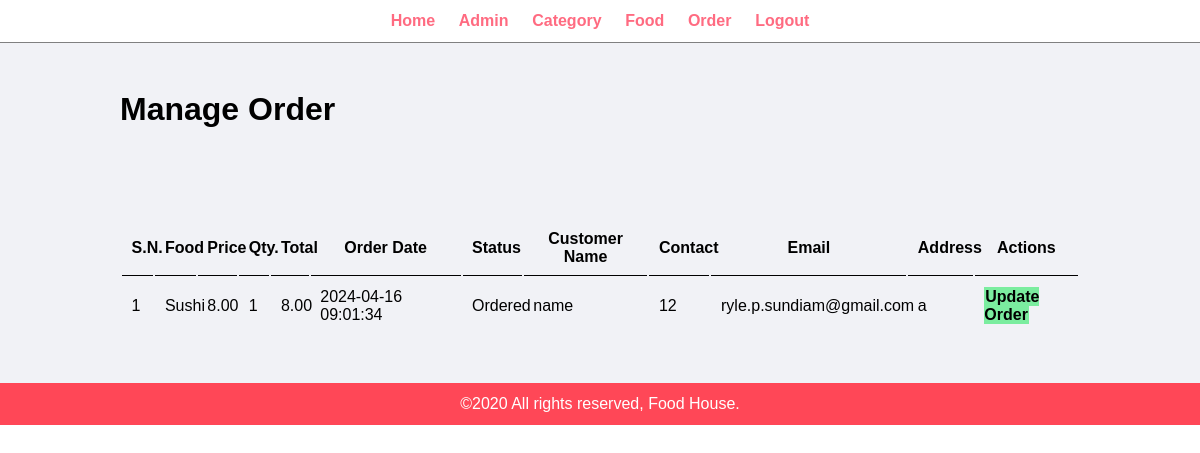
Page /admin/manage-order.php (signed in) on the committed database.
### tables this page shows
CREATE TABLE `tbl_order` (
  `Id` int(10) UNSIGNED NOT NULL,
  `food` varchar(150) NOT NULL,
  `price` decimal(10,2) NOT NULL,
  `qty` int(11) NOT NULL,
  `total` decimal(10,2) NOT NULL,
  `order_date` datetime NOT NULL,
  `status` varchar(50) NOT NULL,
  `customer_name` varchar(100) NOT NULL,
  `customer_contact` varchar(20) NOT NULL,
  `customer_email` varchar(100) NOT NULL,
  `customer_Address` varchar(255) NOT NULL
);

### admin/manage-order.php (the view, shortened to what this page needs)
<?php include('partials/menu.php'); ?>
<div class="main-content">
    <div class="wrapper">
        <h1>Manage Order</h1>
                <br /><br /><br />
                <br><br>
                <table class="tbl-full">
                    <tr>
                        <th>S.N.</th>
                        <th>Food</th>
                        <th>Price</th>
                        <th>Qty.</th>
                        <th>Total</th>
                        <th>Order Date</th>
                        <th>Status</th>
                        <th>Customer Name</th>
                        <th>Contact</th>
                        <th>Email</th>
                        <th>Address</th>
                        <th>Actions</th>
                    </tr>
                    <?php
                        $sql = "SELECT * FROM tbl_order ORDER BY Id DESC";
                        $res = mysqli_query($conn, $sql);
                        $count = mysqli_num_rows($res);
                        $sn = 1;
                        if($count>0)
                        {
                            while($row=mysqli_fetch_assoc($res))
                            {
                                $Id = $row['Id'];
                                $food = $row['food'];
                                $price = $row['price'];
                                $qty = $row['qty'];
                                $total = $row['total'];
                                $order_date = $row['order_date'];
                                $status = $row['status'];
                                $customer_name = $row['customer_name'];
                                $customer_contact = $row['customer_contact'];
                                $customer_email = $row['customer_email'];
                                $customer_Address = $row['customer_Address'];
                                ?>
                                    <tr>
                                        <td><?php echo $sn++; ?></td>
                                        <td><?php echo $food; ?></td>
                                        <td><?php echo $price; ?></td>
                                        <td><?php echo $qty; ?></td>
                                        <td><?php echo $total; ?></td>
                                        <td><?php echo $order_date; ?></td>
                                        <td>
                                            <?php
                                                if($status=="Ordered")
                                                {
                                                    echo "<label>$status</label>";
                                                }
                                                elseif($status=="On Delivery")
                                                {
                                                    echo "<label style='color: orange;'>$status</label>";
                                                }
                                                elseif($status=="Delivered")
                                                {
                                                    echo "<label style='color: green;'>$status</label>";
                                                }
                                                elseif($status=="Cancelled")
                                                {
                                                    echo "<label style='color: red;'>$status</label>";
                                                }
                                            ?>
                                        </td>
                                        <td><?php echo $customer_name; ?></td>
                                        <td><?php echo $customer_contact; ?></td>
                                        <td><?php echo $customer_email; ?></td>
                                        <td><?php echo $customer_Address; ?></td>
                                        <td>
                                            <a href="<?php echo SITEURL; ?>admin/update-order.php?id=<?php echo $Id; ?>" class="btn-secondary">Update Order</a>
                                        </td>
                                    </tr>
                                <?php
                            }
                        }
                        else
                        {
                            echo "<tr><td colspan='12' class='error'>Orders not Available</td></tr>";
                        }
                    ?>
                </table>
    </div>
</div>
<?php include('partials/footer.php'); ?>

### css/admin.css (style rules this page uses)
* { margin: 0; padding: 0; font-family: Arial, Helvetica, sans-serif; }
.wrapper { padding: 1%; width: 80%; margin: 0 auto; }
.tbl-full { width: 100%; }
table tr th { border-bottom: 1px solid black; padding: 1%; text-emphasis: left; }
table tr td { padding: 1%; }
.btn-secondary { background-color: #7bed9f; padding: 1%; color: black; text-decoration: none; font-weight: bold; }
.main-content { background-color: #f1f2f6; padding: 3% 0; }

### rows in the picture
tbl_order: food "Sushi", price "8.00", qty "1", total "8.00", order_date "2024-04-16 09:01:34", status "Ordered", customer_name "name", customer_contact "12", customer_email "ryle.p.sundiam@gmail.com", customer_Address "a"
